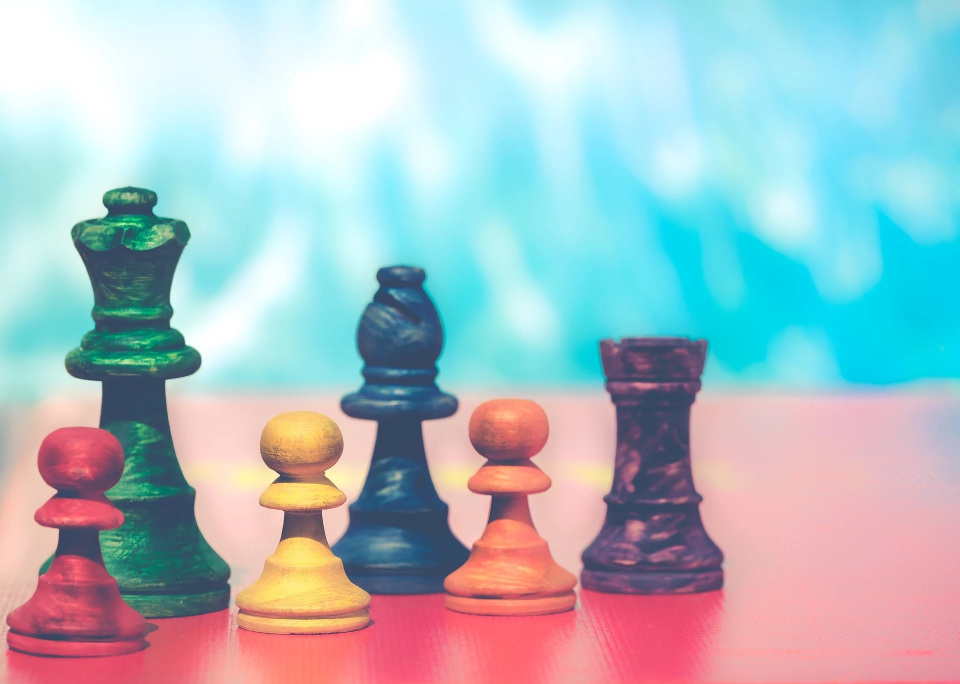
#> input picture image/chess.jpg, 1920 x 1368 px, found by its file name (shown at 1/2 size)
$ python 03.py
#> lines starting #> are read from the running program, lines starting #| are printed output that depends on the picture; after the words box and inside, x2 and y2 are one past the last pixel; in counts of white or black regions, pixels touching at a corner belong together
import cv2

src = cv2.imread("./image/chess.jpg",cv2.IMREAD_COLOR)
#> src is the input picture: shape (1368, 1920, 3); mean B, G, R 195.2, 188.6, 169.4


dst = src.copy()
roi = src[100:600 , 200:700]
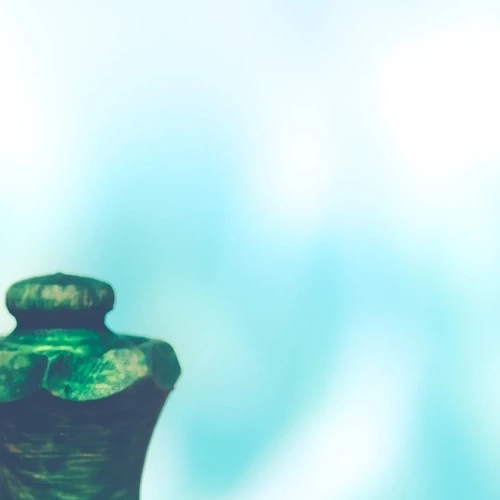
#> roi: shape (500, 500, 3); mean B, G, R 230.9, 228.5, 187.6
dst[0:500 , 0:500] = roi
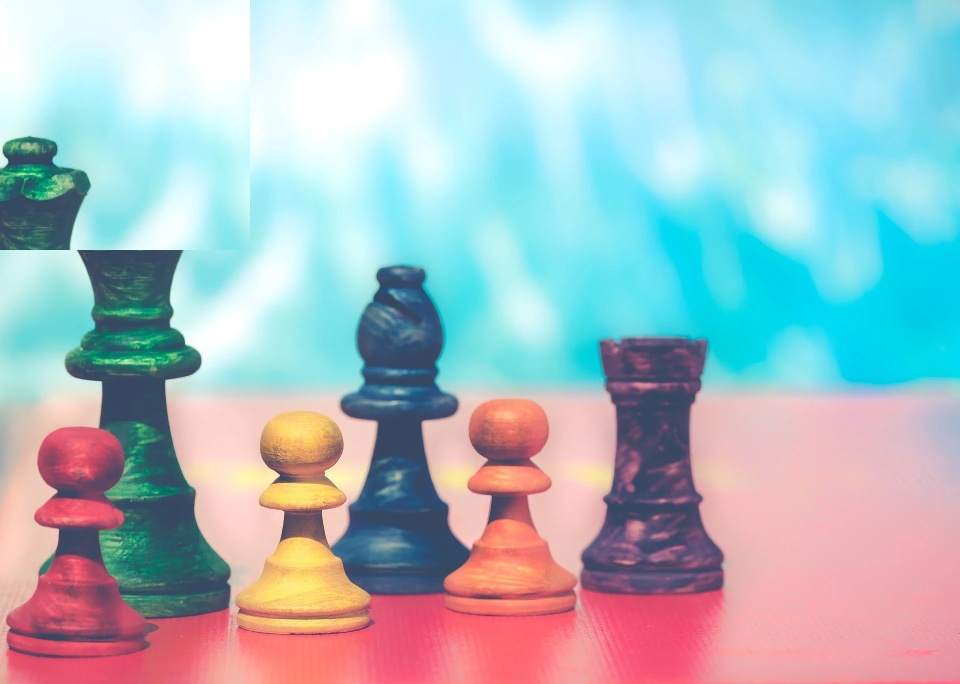
#> dst: shape (1368, 1920, 3) (shown at 1/2 size); 9.46% of pixels changed, all inside (x1, y1, x2, y2) = (0, 0, 500, 500)

src = cv2.resize(src , None , fx = 1/2, fy = 1/2, interpolation=cv2.INTER_AREA)
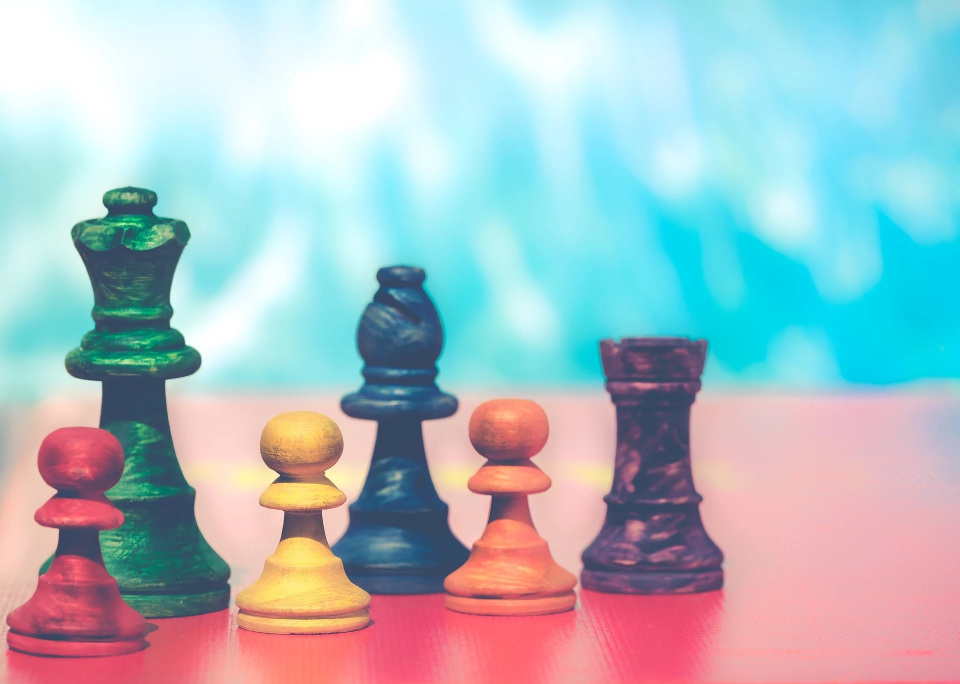
#> src: shape (684, 960, 3); mean B, G, R 195.2, 188.7, 169.5
dst = cv2.resize(dst , None , fx = 1/2, fy = 1/2, interpolation=cv2.INTER_AREA)
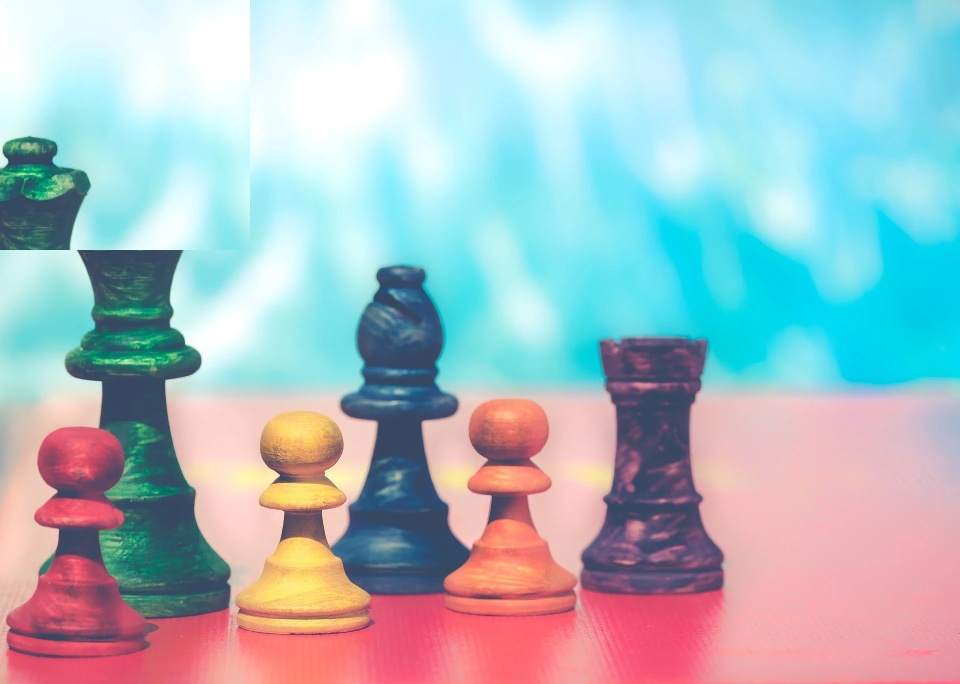
#> dst: shape (684, 960, 3); mean B, G, R 194.6, 187.9, 168.1

cv2.imshow("src", src)
cv2.imshow("dst",dst)
cv2.waitKey()
cv2.destroyAllWindows()
